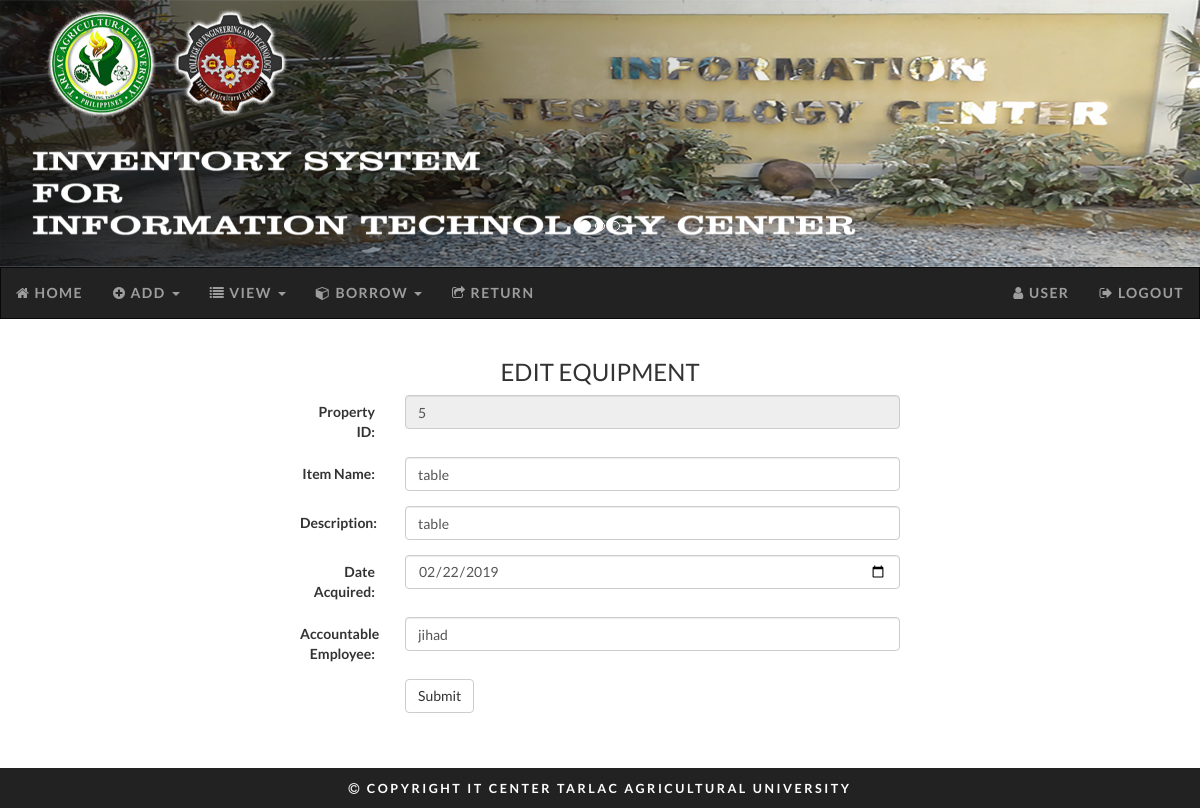
/editequip.php?id=5 (signed in), run on the app's committed database.
### tables this page shows
CREATE TABLE `equipment` (
  `property_number` double NOT NULL,
  `item_name` varchar(30) NOT NULL,
  `description` varchar(100) NOT NULL,
  `date_acquired` date NOT NULL,
  `accountable_employee` varchar(30) NOT NULL
);

### editequip.php (the view, shortened to what this page needs)
<?php
include 'header.php';
include 'db.php';
$id = $_GET['id'];
$query = "SELECT * FROM equipment WHERE property_number = '$id'";
$hasil = mysqli_query($conn, $query);
$data = mysqli_fetch_array($hasil);
?>
<!DOCTYPE html>
<html>
<head>
</head>
    <body>
        <div class="col-12">
            <div class="col-3">&nbsp;</div>
            <div class="col-6" style="padding-bottom: 40px">
                <h3 class="center">EDIT EQUIPMENT</h3>
                <form class="form-horizontal"  action="editequip-process.php" method="post">
                    <div class="form-group">
                        <label class="control-label col-sm-2">Property ID:</label>
                        <div class="col-sm-10">
                            <input type="text" class="form-control" readonly="" id="property_number" name="property_number" required="required" value="<?php echo($data["property_number"]) ?>">
                        </div>
                    </div>
                    <div class="form-group">
                        <label class="control-label col-sm-2">Item Name:</label>
                        <div class="col-sm-10">
                            <input type="text" class="form-control" id="item_name" name="item_name"  required="required" value="<?php echo($data["item_name"]) ?>" >
                        </div>
                    </div>
                    <div class="form-group">
                        <label class="control-label col-sm-2">Description:</label>
                        <div class="col-sm-10">
                            <input type="text" class="form-control" id="description" name="description"  required="required" value="<?php echo($data["description"]) ?>">
                        </div>
                    </div>
                    <div class="form-group">
                        <label class="control-label col-sm-2">Date Acquired:</label>
                        <div class="col-sm-10">
                            <input type="date" class="form-control" id="date_acquired" name="date_acquired" required="required" value="<?php echo($data["date_acquired"]) ?>">
                        </div>
                    </div>
                    <div class="form-group">
                        <label class="control-label col-sm-2">Accountable Employee:</label>
                        <div class="col-sm-10">
                            <input type="text" class="form-control" id="accountable_employee" name="accountable_employee"  required="required" value="<?php echo($data["accountable_employee"]) ?>">
                        </div>
                    </div>
                    <div class="form-group">
                        <div class="col-sm-offset-2 col-sm-10">
                            <button type="submit" class="btn btn-default">Submit</button>
                        </div>
                    </div>
                </form>
        </div>
    </div>
</body>
<?php
include 'footer.php';
?>
</html>

### main.css (style rules this page uses)
* { box-sizing: border-box; }
.col-3 { width: 25%; }
.col-6 { width: 50%; }
.col-12 { width: 100%; }
[class*="col-"] { float: left; }
.center { text-align: center; }
html { height: 100%; }
body { margin: 0px; padding: 0px; font-family: "Lato", sans-serif }

### data on the page
equipment: property_number "5", item_name "table", description "table", date_acquired "02/22/2019", accountable_employee "jihad"
